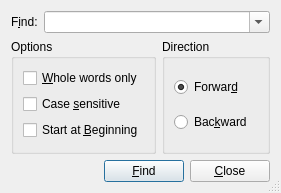
<?xml version="1.0" encoding="UTF-8"?>
<ui version="4.0">
 <comment>****************************************************************************
**
** Copyright (C) 1992-2008 Trolltech AS. All rights reserved.
**
** This file is part of the QSA of the Qt Toolkit.
**
** For QSA Commercial License Holders (non-open source):
** 
** Licensees holding a valid Qt Script for Applications (QSA) License Agreement
** may use this file in accordance with the rights, responsibilities and
** obligations contained therein.  Please consult your licensing agreement or
** contact sales@trolltech.com if any conditions of the Licensing Agreement are
** not clear to you.
** 
** Further information about QSA licensing is available at:
** http://www.trolltech.com/products/qsa/licensing.html or by contacting
** info@trolltech.com.
** 
** 
** For Open Source Edition:  
** 
** This file may be used under the terms of the GNU General Public License
** version 2 as published by the Free Software Foundation and appearing in the
** file LICENSE.GPL included in the packaging of this file.  Please review the
** following information to ensure GNU General Public Licensing requirements
** will be met:  http://www.trolltech.com/products/qt/opensource.html 
** 
** If you are unsure which license is appropriate for your use, please review
** the following information:
** http://www.trolltech.com/products/qsa/licensing.html or contact the 
** sales department at sales@trolltech.com.

**
** This file is provided AS IS with NO WARRANTY OF ANY KIND, INCLUDING THE
** WARRANTY OF DESIGN, MERCHANTABILITY AND FITNESS FOR A PARTICULAR PURPOSE.
**
****************************************************************************
</comment>
 <class>QSFindText</class>
 <widget class="QDialog" name="QSFindText">
  <property name="geometry">
   <rect>
    <x>0</x>
    <y>0</y>
    <width>281</width>
    <height>193</height>
   </rect>
  </property>
  <property name="windowTitle">
   <string>Find Text</string>
  </property>
  <property name="sizeGripEnabled">
   <bool>true</bool>
  </property>
  <layout class="QGridLayout">
   <item row="0" column="0" colspan="2">
    <layout class="QHBoxLayout">
     <item>
      <widget class="QLabel" name="textLabel">
       <property name="text">
        <string>F&amp;ind:</string>
       </property>
       <property name="buddy">
        <cstring>comboFind</cstring>
       </property>
      </widget>
     </item>
     <item>
      <widget class="QComboBox" name="comboFind">
       <property name="sizePolicy">
        <sizepolicy hsizetype="Expanding" vsizetype="Fixed">
         <horstretch>0</horstretch>
         <verstretch>0</verstretch>
        </sizepolicy>
       </property>
       <property name="editable">
        <bool>true</bool>
       </property>
       <property name="insertPolicy">
        <enum>QComboBox::InsertAtTop</enum>
       </property>
      </widget>
     </item>
    </layout>
   </item>
   <item row="1" column="1">
    <widget class="QGroupBox" name="findDirection">
     <property name="title">
      <string>Direction</string>
     </property>
     <layout class="QVBoxLayout">
      <item>
       <widget class="QRadioButton" name="radioForward">
        <property name="text">
         <string>Forwar&amp;d</string>
        </property>
        <property name="checked">
         <bool>true</bool>
        </property>
       </widget>
      </item>
      <item>
       <widget class="QRadioButton" name="radioBackward">
        <property name="text">
         <string>Bac&amp;kward</string>
        </property>
       </widget>
      </item>
     </layout>
    </widget>
   </item>
   <item row="1" column="0">
    <widget class="QGroupBox" name="findOptions">
     <property name="title">
      <string>Options</string>
     </property>
     <layout class="QVBoxLayout">
      <item>
       <widget class="QCheckBox" name="checkWhole">
        <property name="text">
         <string>&amp;Whole words only</string>
        </property>
       </widget>
      </item>
      <item>
       <widget class="QCheckBox" name="checkCase">
        <property name="text">
         <string>Case &amp;sensitive</string>
        </property>
       </widget>
      </item>
      <item>
       <widget class="QCheckBox" name="checkStart">
        <property name="text">
         <string>Start at &amp;Beginning</string>
        </property>
        <property name="checked">
         <bool>false</bool>
        </property>
       </widget>
      </item>
     </layout>
    </widget>
   </item>
   <item row="2" column="0" colspan="2">
    <layout class="QHBoxLayout">
     <item>
      <spacer>
       <property name="orientation">
        <enum>Qt::Horizontal</enum>
       </property>
       <property name="sizeType">
        <enum>QSizePolicy::Expanding</enum>
       </property>
       <property name="sizeHint" stdset="0">
        <size>
         <width>61</width>
         <height>20</height>
        </size>
       </property>
      </spacer>
     </item>
     <item>
      <widget class="QPushButton" name="pushFind">
       <property name="text">
        <string>&amp;Find</string>
       </property>
      </widget>
     </item>
     <item>
      <widget class="QPushButton" name="pushClose">
       <property name="text">
        <string>&amp;Close</string>
       </property>
      </widget>
     </item>
    </layout>
   </item>
  </layout>
 </widget>
 <resources/>
 <connections>
  <connection>
   <sender>pushClose</sender>
   <signal>clicked()</signal>
   <receiver>QSFindText</receiver>
   <slot>close()</slot>
   <hints>
    <hint type="sourcelabel">
     <x>20</x>
     <y>20</y>
    </hint>
    <hint type="destinationlabel">
     <x>20</x>
     <y>20</y>
    </hint>
   </hints>
  </connection>
 </connections>
</ui>
